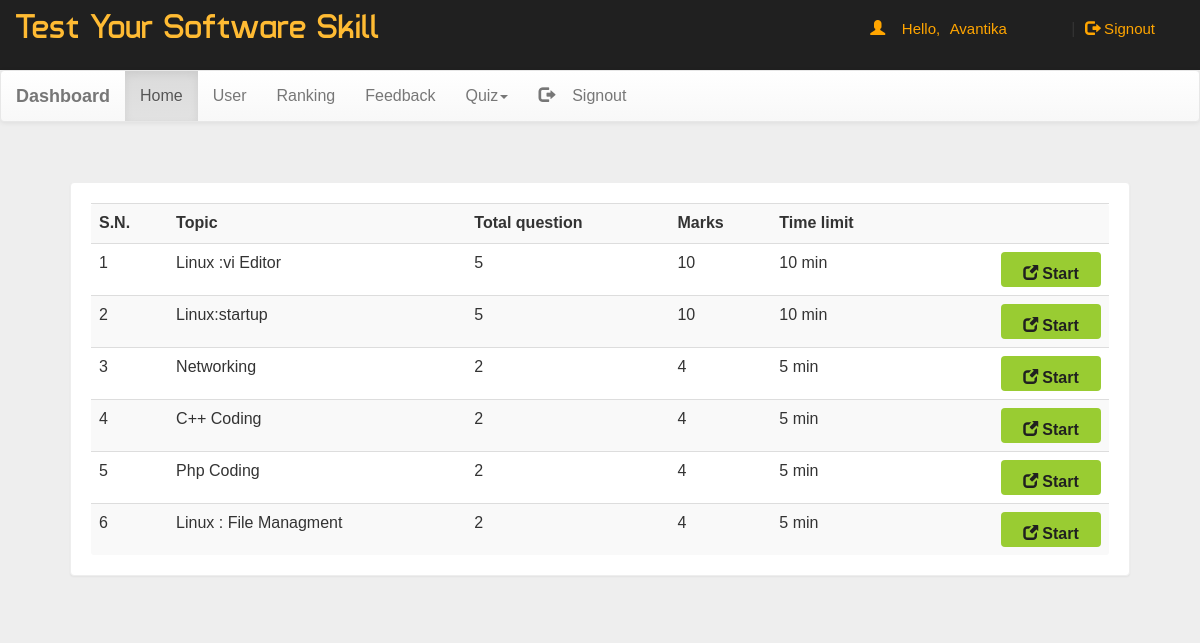
The page /dash.php (signed in) on the database its author committed.
### tables this page shows
CREATE TABLE `quiz` (
  `eid` text NOT NULL,
  `title` varchar(100) NOT NULL,
  `right` int(11) NOT NULL,
  `wrong` int(11) NOT NULL,
  `total` int(11) NOT NULL,
  `time` bigint(20) NOT NULL,
  `intro` text NOT NULL,
  `tag` varchar(100) NOT NULL,
  `date` timestamp NOT NULL DEFAULT CURRENT_TIMESTAMP ON UPDATE CURRENT_TIMESTAMP
);

### dash.php (the view, shortened to what this page needs)
<!DOCTYPE html PUBLIC "-//W3C//DTD XHTML 1.0 Transitional//EN" "http://www.w3.org/TR/xhtml1/DTD/xhtml1-transitional.dtd">
<html xmlns="http://www.w3.org/1999/xhtml">
<head>
<link  rel="stylesheet" href="css/bootstrap.min.css"/>
 <link  rel="stylesheet" href="css/bootstrap-theme.min.css"/>
 <link rel="stylesheet" href="css/main.css">
 <link  rel="stylesheet" href="css/font.css">
</head>
<body  style="background:#eee;">
<div class="header">
<div class="row">
<div class="col-lg-6">
<span class="logo">Test Your Software Skill</span></div>
<?php
 include_once 'dbConnection.php';
$email=$_SESSION['email'];
  if(!(isset($_SESSION['email']))){
header("location:index.php");
}
else
{
$name = $_SESSION['name'];;
echo '<span class="pull-right top title1" ><span class="log1"><span class="glyphicon glyphicon-user" aria-hidden="true"></span>&nbsp;&nbsp;&nbsp;&nbsp;Hello,</span> <a href="account.php" class="log log1">'.$name.'</a>&nbsp;|&nbsp;<a href="logout.php?q=account.php" class="log"><span class="glyphicon glyphicon-log-out" aria-hidden="true"></span>&nbsp;Signout</button></a></span>';
}?>
</div></div>
<nav class="navbar navbar-default title1">
  <div class="container-fluid">
    <div class="navbar-header">
      <a class="navbar-brand" href="dash.php?q=0"><b>Dashboard</b></a>
    </div>
    <div class="collapse navbar-collapse" id="bs-example-navbar-collapse-1">
      <ul class="nav navbar-nav">
        <li <?php if(@$_GET['q']==0) echo'class="active"'; ?>><a href="dash.php?q=0">Home<span class="sr-only">(current)</span></a></li>
        <li <?php if(@$_GET['q']==1) echo'class="active"'; ?>><a href="dash.php?q=1">User</a></li>
		<li <?php if(@$_GET['q']==2) echo'class="active"'; ?>><a href="dash.php?q=2">Ranking</a></li>
		<li <?php if(@$_GET['q']==3) echo'class="active"'; ?>><a href="dash.php?q=3">Feedback</a></li>
        <li class="dropdown <?php if(@$_GET['q']==4 || @$_GET['q']==5) echo'active"'; ?>">
          <a href="#" class="dropdown-toggle" data-toggle="dropdown" role="button" aria-haspopup="true" aria-expanded="false">Quiz<span class="caret"></span></a>
        </li><li class="pull-right"> <a href="logout.php?q=account.php"><span class="glyphicon glyphicon-log-out" aria-hidden="true"></span>&nbsp;&nbsp;&nbsp;&nbsp;Signout</a></li>
      </ul>
          </div>
  </div>
</nav>
<div class="container">
<div class="row">
<div class="col-md-12">
<?php if(@$_GET['q']==0) {
$result = mysqli_query($con,"SELECT * FROM quiz ORDER BY date DESC") or die('Error');
echo  '<div class="panel"><div class="table-responsive"><table class="table table-striped title1">
<tr><td><b>S.N.</b></td><td><b>Topic</b></td><td><b>Total question</b></td><td><b>Marks</b></td><td><b>Time limit</b></td><td></td></tr>';
$c=1;
while($row = mysqli_fetch_array($result)) {
	$title = $row['title'];
	$total = $row['total'];
	$right = $row['right'];
  $time = $row['time'];
	$eid = $row['eid'];
$q12=mysqli_query($con,"SELECT score FROM history WHERE eid='$eid' AND email='$email'" )or die('Error98');
$rowcount=mysqli_num_rows($q12);
if($rowcount == 0){
	echo '<tr><td>'.$c++.'</td><td>'.$title.'</td><td>'.$total.'</td><td>'.$right*$total.'</td><td>'.$time.'&nbsp;min</td>
	<td><b><a href="account.php?q=quiz&step=2&eid='.$eid.'&n=1&t='.$total.'" class="pull-right btn sub1" style="margin:0px;background:#99cc32"><span class="glyphicon glyphicon-new-window" aria-hidden="true"></span>&nbsp;<span class="title1"><b>Start</b></span></a></b></td></tr>';
}
}
echo '</table></div></div>';
}
?>
</div>
</div></div>
</body>
</html>

### css/main.css (style rules this page uses)
body { overflow-x:hidden; width:100%; font: 15px "Century Gothic", "Times Roman", sans-serif; background:#eee; min-height:550px; background-attachment:fixed; }
.panel { border-color:#eee; margin:40px; padding:20px; font: 15px "Century Gothic", "Times Roman", sans-serif; }
.header { background:#202020; height:70px; }
.logo { font-family:'typo'; font-size:35px; color:#ffbb33; margin:15px; }
.title1 { font: 16px "Century Gothic", "Times Roman", sans-serif; }
.sub1 { width:90px; color:#202020; background:orange; font-size:15px; height:35px; margin:20px; padding:10px; width:100px; }
.top { margin-top:20px; }
.log1 { font: 15px 'Ubuntu', sans-serif; color:orange; margin-left:10px; }
.log { margin:10px; margin-right:60px; margin-left:5px; color:orange; text-decoration:none; font-size:20px; font-size:15px; }

### rows shown on the page
quiz: title "Linux :vi Editor", total "5", $right*$total "10", time "10"
quiz: title "Linux:startup", total "5", $right*$total "10", time "10"
quiz: title "Networking", total "2", $right*$total "4", time "5"
quiz: title "C++ Coding", total "2", $right*$total "4", time "5"
quiz: title "Php Coding", total "2", $right*$total "4", time "5"
quiz: title "Linux : File Managment", total "2", $right*$total "4", time "5"

### other values the page prints
$name "Avantika"
